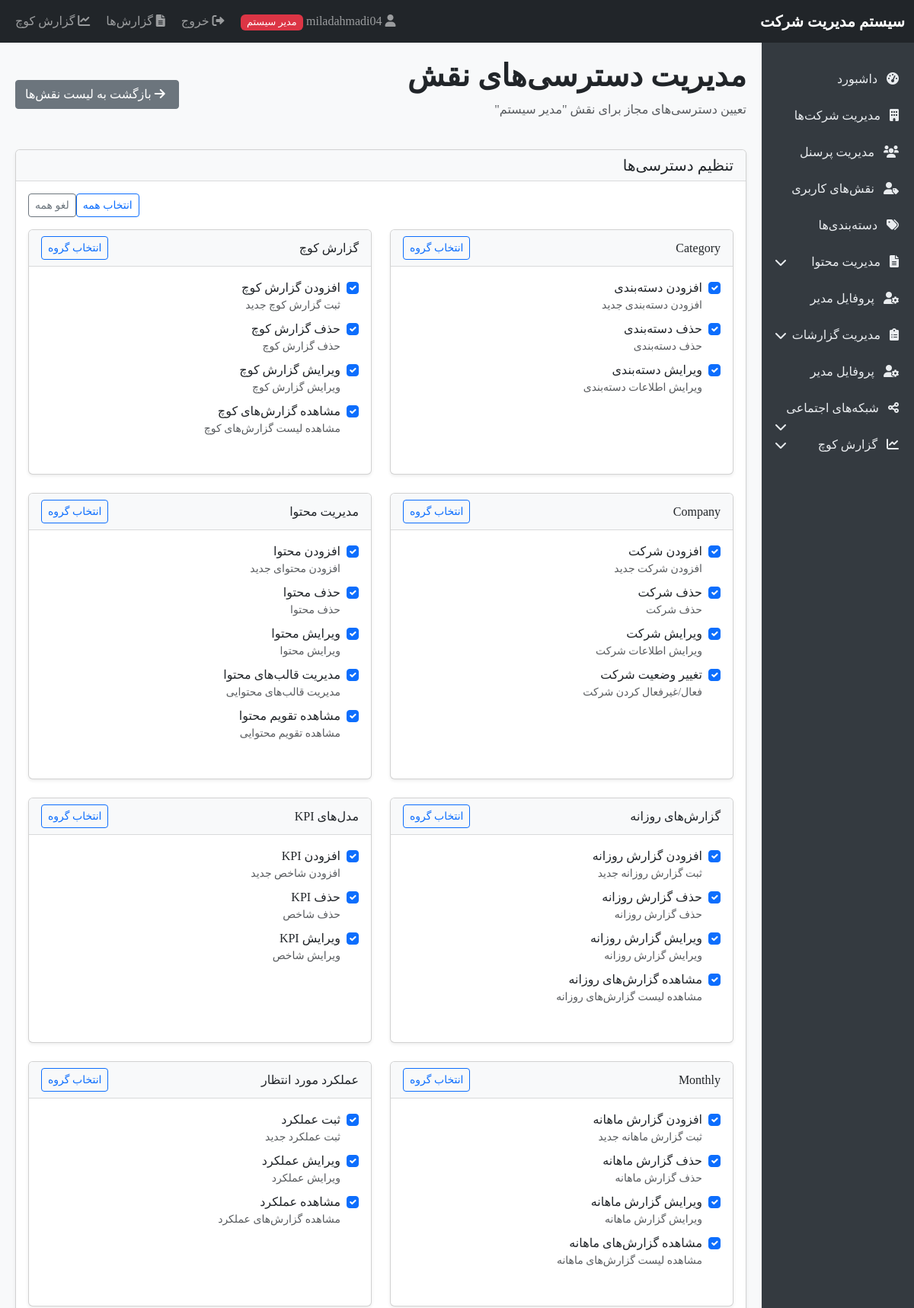
The app's page /role_permissions.php?role=1 (signed in, upper part) with its own data.
### tables this page shows
CREATE TABLE `roles` (
  `id` int(11) NOT NULL,
  `name` varchar(100) NOT NULL,
  `description` text DEFAULT NULL,
  `is_ceo` tinyint(1) DEFAULT 0,
  `created_at` timestamp NOT NULL DEFAULT current_timestamp()
);

CREATE TABLE `permissions` (
  `id` int(11) NOT NULL,
  `name` varchar(100) NOT NULL,
  `code` varchar(100) NOT NULL,
  `description` text DEFAULT NULL,
  `created_at` timestamp NOT NULL DEFAULT current_timestamp()
);

### role_permissions.php (the view, shortened to what this page needs)
<?php
require_once 'database.php';
$roleId = isset($_GET['role']) && is_numeric($_GET['role']) ? clean($_GET['role']) : null;
$stmt = $pdo->prepare("SELECT * FROM roles WHERE id = ?");
$stmt->execute([$roleId]);
$role = $stmt->fetch();
$stmt = $pdo->query("SELECT * FROM permissions ORDER BY code");
$allPermissions = $stmt->fetchAll();
$permissionGroups = [];
foreach ($allPermissions as $permission) {
    $prefix = explode('_', $permission['code'])[0];
    if ($prefix === 'view' || $prefix === 'add' || $prefix === 'edit' || $prefix === 'delete' || $prefix === 'toggle' || $prefix === 'reset' || $prefix === 'manage') {
        $prefix = explode('_', $permission['code'])[1];
    }
    if (!isset($permissionGroups[$prefix])) {
        $permissionGroups[$prefix] = [];
    }
    $permissionGroups[$prefix][] = $permission;
}
$stmt = $pdo->prepare("SELECT permission_id FROM role_permissions WHERE role_id = ?");
$stmt->execute([$roleId]);
$currentPermissions = $stmt->fetchAll(PDO::FETCH_COLUMN);
include 'header.php';
?>
<div class="d-flex justify-content-between align-items-center mb-4">
    <div>
        <h1>مدیریت دسترسی‌های نقش</h1>
        <p class="text-muted">تعیین دسترسی‌های مجاز برای نقش "<?php echo $role['name']; ?>"</p>
    </div>
    <div>
        <a href="roles.php" class="btn btn-secondary">
            <i class="fas fa-arrow-right"></i> بازگشت به لیست نقش‌ها
        </a>
    </div>
</div>
<div class="card">
    <div class="card-header bg-light">
        <h5 class="mb-0">تنظیم دسترسی‌ها</h5>
    </div>
    <div class="card-body">
        <form method="POST" action="">
            <div class="row">
                <div class="col-md-12 mb-3">
                    <div class="d-flex justify-content-end">
                        <button type="button" class="btn btn-sm btn-outline-primary ms-2" id="selectAll">انتخاب همه</button>
                        <button type="button" class="btn btn-sm btn-outline-secondary" id="deselectAll">لغو همه</button>
                    </div>
                </div>
            </div>
            <div class="row">
                <?php foreach ($permissionGroups as $groupName => $permissions): ?>
                    <div class="col-md-6 mb-4">
                        <div class="card h-100">
                            <div class="card-header bg-light">
                                <div class="d-flex justify-content-between align-items-center">
                                    <h6 class="mb-0"><?php echo getGroupTitle($groupName); ?></h6>
                                    <div>
                                        <button type="button" class="btn btn-sm btn-outline-primary select-group" data-group="<?php echo $groupName; ?>">انتخاب گروه</button>
                                    </div>
                                </div>
                            </div>
                            <div class="card-body">
                                <?php foreach ($permissions as $permission): ?>
                                    <div class="form-check mb-2">
                                        <input class="form-check-input permission-checkbox group-<?php echo $groupName; ?>"
                                               type="checkbox"
                                               id="permission_<?php echo $permission['id']; ?>"
                                               name="permissions[]"
                                               value="<?php echo $permission['id']; ?>"
                                               <?php echo in_array($permission['id'], $currentPermissions) ? 'checked' : ''; ?>>
                                        <label class="form-check-label" for="permission_<?php echo $permission['id']; ?>">
                                            <?php echo $permission['name']; ?>
                                            <small class="text-muted d-block"><?php echo $permission['description']; ?></small>
                                        </label>
                                    </div>
                                <?php endforeach; ?>
                            </div>
                        </div>
                    </div>
                <?php endforeach; ?>
            </div>
        </form>
    </div>
</div>
<?php
function getGroupTitle($group) {
    $titles = [
        'dashboard' => 'داشبورد',
        'companies' => 'شرکت‌ها',
        'personnel' => 'پرسنل',
        'roles' => 'نقش‌های کاربری',
        'categories' => 'دسته‌بندی‌ها',
        'daily' => 'گزارش‌های روزانه',
        'report' => 'گزارش‌ها',
        'social' => 'شبکه‌های اجتماعی',
        'networks' => 'شبکه‌های اجتماعی',
        'fields' => 'فیلدهای شبکه‌ها',
        'kpi' => 'مدل‌های KPI',
        'model' => 'مدل‌های KPI',
        'models' => 'مدل‌های KPI',
        'pages' => 'صفحات اجتماعی',
        'page' => 'صفحات اجتماعی',
        'reports' => 'گزارش‌های شبکه اجتماعی',
        'performance' => 'عملکرد مورد انتظار',
        'expected' => 'عملکرد مورد انتظار',
        'permissions' => 'دسترسی‌ها',
        'password' => 'رمز عبور',
        'view_reports' => 'مشاهده گزارش‌ها',
        'view_coach_reports' => 'مشاهده گزارش کوچ',
        'add_coach_report' => 'ایجاد گزارش کوچ',
        'coach' => 'گزارش کوچ',
        'content' => 'مدیریت محتوا',
        'content_add' => 'ثبت محتوای جدید',
        'content_edit' => 'ویرایش محتوا',
        'content_delete' => 'حذف محتوا',
        'content_view' => 'مشاهده محتوا',
        'content_calendar' => 'تقویم محتوایی',
        'content_templates' => 'قالب‌های محتوایی',
        'content_settings' => 'تنظیمات محتوا'
    ];
    return isset($titles[$group]) ? $titles[$group] : ucfirst($group);
}
include 'footer.php';
?>

### header.php (style rules this page uses)
body { font-family: Tahoma, Arial, sans-serif; background-color: #f8f9fa; }
.card { box-shadow: 0 0.125rem 0.25rem rgba(0, 0, 0, 0.075); margin-bottom: 1.5rem; }
.card-header { border-bottom: 1px solid rgba(0, 0, 0, 0.125); background-color: rgba(0, 0, 0, 0.03); }
.btn { border-radius: 0.25rem; }
.btn-sm { padding: 0.25rem 0.5rem; font-size: 0.875rem; }
.fas, .fab { margin-right: 5px; }

### records on screen
roles: name "مدیر سیستم"
permissions: id "☑", name "افزودن دسته‌بندی", description "افزودن دسته‌بندی جدید"
permissions: id "☑", name "حذف دسته‌بندی", description "حذف دسته‌بندی"
permissions: id "☑", name "ویرایش دسته‌بندی", description "ویرایش اطلاعات دسته‌بندی"
permissions: id "☑", name "افزودن گزارش کوچ", description "ثبت گزارش کوچ جدید"
permissions: id "☑", name "حذف گزارش کوچ", description "حذف گزارش کوچ"
permissions: id "☑", name "ویرایش گزارش کوچ", description "ویرایش گزارش کوچ"
permissions: id "☑", name "مشاهده گزارش‌های کوچ", description "مشاهده لیست گزارش‌های کوچ"
permissions: id "☑", name "افزودن شرکت", description "افزودن شرکت جدید"
permissions: id "☑", name "حذف شرکت", description "حذف شرکت"
permissions: id "☑", name "ویرایش شرکت", description "ویرایش اطلاعات شرکت"
permissions: id "☑", name "تغییر وضعیت شرکت", description "فعال/غیرفعال کردن شرکت"
permissions: id "☑", name "افزودن محتوا", description "افزودن محتوای جدید"
permissions: id "☑", name "حذف محتوا", description "حذف محتوا"
permissions: id "☑", name "ویرایش محتوا", description "ویرایش محتوا"
permissions: id "☑", name "مدیریت قالب‌های محتوا", description "مدیریت قالب‌های محتوایی"
permissions: id "☑", name "مشاهده تقویم محتوا", description "مشاهده تقویم محتوایی"
permissions: id "☑", name "افزودن گزارش روزانه", description "ثبت گزارش روزانه جدید"
permissions: id "☑", name "حذف گزارش روزانه", description "حذف گزارش روزانه"
permissions: id "☑", name "ویرایش گزارش روزانه", description "ویرایش گزارش روزانه"
permissions: id "☑", name "مشاهده گزارش‌های روزانه", description "مشاهده لیست گزارش‌های روزانه"
permissions: id "☑", name "افزودن KPI", description "افزودن شاخص جدید"
permissions: id "☑", name "حذف KPI", description "حذف شاخص"
permissions: id "☑", name "ویرایش KPI", description "ویرایش شاخص"
permissions: id "☑", name "افزودن گزارش ماهانه", description "ثبت گزارش ماهانه جدید"
permissions: id "☑", name "حذف گزارش ماهانه", description "حذف گزارش ماهانه"
permissions: id "☑", name "ویرایش گزارش ماهانه", description "ویرایش گزارش ماهانه"
permissions: id "☑", name "مشاهده گزارش‌های ماهانه", description "مشاهده لیست گزارش‌های ماهانه"
permissions: id "☑", name "ثبت عملکرد", description "ثبت عملکرد جدید"
permissions: id "☑", name "ویرایش عملکرد", description "ویرایش عملکرد"
permissions: id "☑", name "مشاهده عملکرد", description "مشاهده گزارش‌های عملکرد"

### other values on screen
$_SESSION['username'] "miladahmadi04"
getGroupTitle($groupName) "Category"
getGroupTitle($groupName) "گزارش کوچ"
getGroupTitle($groupName) "Company"
getGroupTitle($groupName) "مدیریت محتوا"
getGroupTitle($groupName) "گزارش‌های روزانه"
getGroupTitle($groupName) "مدل‌های KPI"
getGroupTitle($groupName) "Monthly"
getGroupTitle($groupName) "عملکرد مورد انتظار"
